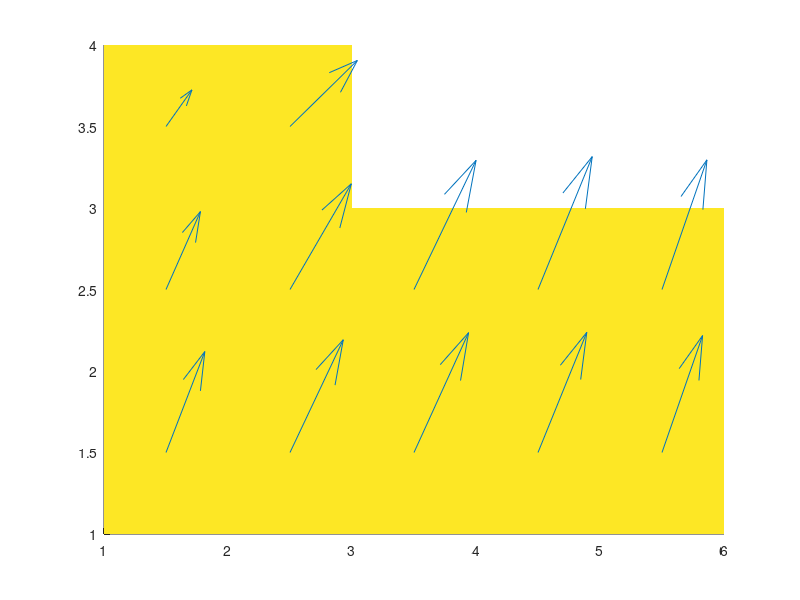

Recreate this plot in MATLAB.
# Transport-Project
% That project we have to do for transport


width = 6;
length = 4;
extra = 3;
n = width*length-extra;
a = zeros(n);
c = zeros(n,1);
k = 25;
delta_x = .001;
h0 = 1000;
T0 = 1700;
h1 = 200;
T1 = 400;

for i = 1:width*length-extra
    a(i,i) = -4;
    
    if(mod(i,width) == 1) % on left edge
        a(i,i+1) = 2;
    elseif(mod(i,width) == 0) % on right edge
        a(i,i-1) = 2;
    elseif(i==n) % last
        a(i,i-1) = 2;
        c(i) = -2*h1*delta_x/k*T1;
        a(i,i) = -2*(h1*delta_x/k+2);
    else
        a(i,i+1) = 1;
        a(i,i-1) = 1;
    end
    
    if(i<=width) %% on top
        a(i,i+width) = 2;
        c(i) = -2*h0*delta_x/k*T0;
        a(i,i) = -2*(h0*delta_x/k+2);
    elseif(i>=n-width) %% on bottom
        a(i,i-width) = 2;
        if(i<=n-extra) % on boundary
            c(i) = -2*h1*delta_x/k*T1;
            a(i,i) = -2*(h1*delta_x/k+2);
        end
    else
        a(i,i+width) = 1;
        a(i,i-width) = 1;
    end
    
    if(i==n-width) %corner
        a(i,i-1) = 2;
        a(i,i-width) = 2;
        a(i,i+1) = 1;
        a(i,i+width) = 1;
        c(i) = -2*h1*delta_x/k*T1;
        a(i,i) = -2*(h1*delta_x/k+3);
    end
end

t = a\c;

disp = zeros(length,width);
for w = 1:width
    for l = 1:length
        if((l-1)*width+w<=n)
            disp(l,w) = t((l-1)*width+w,1);
        else
            disp(l,w) = NaN;
        end
    end
end

box = zeros(length-1,width-1,4);
for w = 1:width-1
    for l = 1:length-1
        box(l,w,1) = w+0.5;
        box(l,w,2) = l+0.5;
        box(l,w,3) = disp(l,w)-disp(l,w+1) - 1/sqrt(2)*(disp(l+1,w+1)-disp(l,w));
        box(l,w,4) = disp(l,w)-disp(l+1,w) - 1/sqrt(2)*(disp(l+1,w+1)-disp(l,w));
    end
end

hold on
pcolor(disp); shading interp;
quiver(box(:,:,1),box(:,:,2),box(:,:,3),box(:,:,4));
